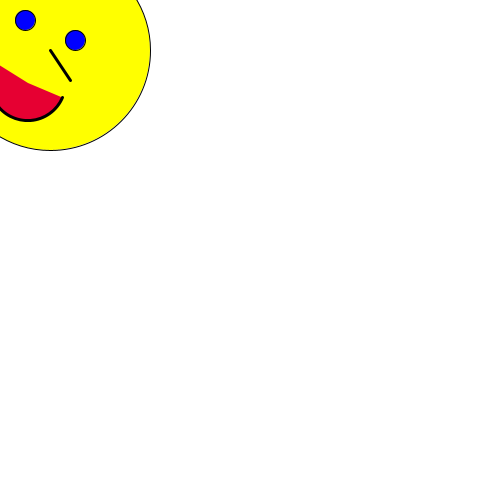
Frame 1 (no input)
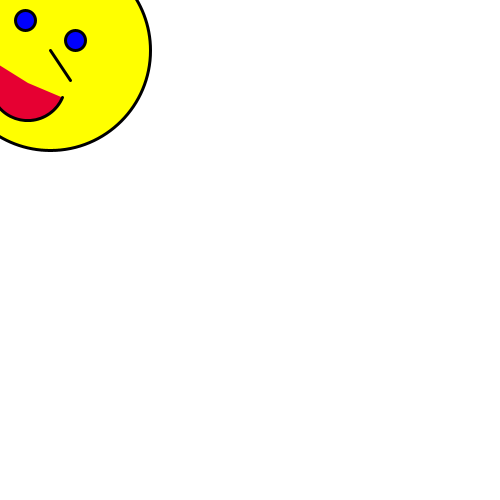
Frame 60 (the mouse pressed at the canvas centre just before this capture)
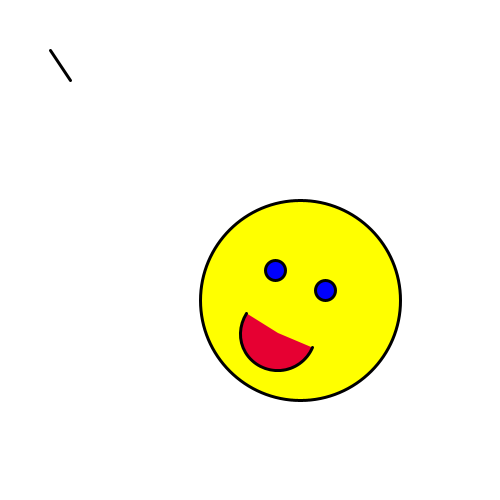
Frame 120 (the mouse held since frame 60 and released just before this capture)

The Processing sketch that drew these frames (run headless with seeded random() and noise(); from frame 60 on, the mouse is pressed at the canvas centre):

// Processing sketch: processing_106727
// ── processing_106727.pde

int counter;
int Rectum_x = 28;
int Rectum_y = 83;
 
 

void setup() {  //setup function called initially, only once
  size(500, 500);
  background(255);  //set background white
}
 
void draw() {  //draw function loops 
 
    background(255);
 
    fill(255,255,0);
 
    ellipse(mouseX+50,mouseY+50,200,200);
 
    // eyes
    fill(0,0,255);
    ellipse(mouseX+75,mouseY+40,20,20);
    ellipse(mouseX+25,mouseY+20,20,20);
    
stroke(0);
strokeWeight(3);
fill(230, 0, 50);
arc(mouseX+Rectum_x, mouseY+Rectum_y, 75, 75, 0.4, 3.7);

fill(0);
line(50,50,70,80);


 
}
